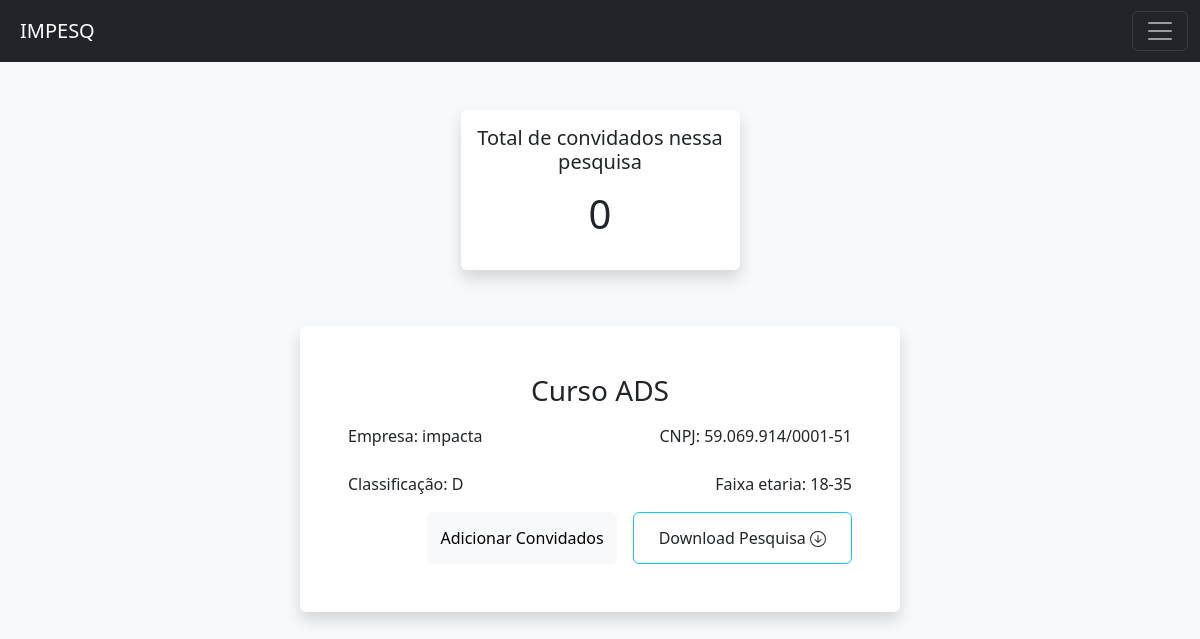
The app's page /conclusao/formulario/1/1 with its own data.
### app/models/PesquisaEntity.py (models this page shows, shortened)
class Pesquisa(db.Model):
    __tablename__ = "tbl_pesquisas"
    id = db.Column(db.Integer, primary_key=True)
    idEmpresa = db.Column(db.Integer)
    objetoPesquisa = db.Column(db.String)
    tipoObjeto = db.Column(db.String)
    dataHoraPesquisa = db.Column(db.String)
    generos = db.Column(db.String)
    faixaEtaria = db.Column(db.String)
    classeEconomica = db.Column(db.String)

### app/models/EmpresaEntity.py (models this page shows, shortened)
class Empresa(db.Model):
    __tablename__ = "tbl_empresas"
    id = db.Column(db.Integer, primary_key=True)
    nome = db.Column(db.String(120), unique=True)
    email = db.Column(db.String)
    cnpj = db.Column(db.String)

### app/controllers/FormularioController.py (the view)
@app.route('/conclusao/formulario/<int:idEmpresa>/<int:idPesquisa>', methods=["GET", "POST"])
def conclusaoFormulario(idEmpresa, idPesquisa):
    perguntas = FormularioEntity.query.filter_by(empresa_id=idEmpresa, pesquisa_id=idPesquisa).all()
    empresa = Empresa.query.filter_by(id=idEmpresa).first()
    pesquisa = Pesquisa.query.filter_by(id=idPesquisa).first()
    convidados = len(Convidado.query.filter_by(classificacao_socio=pesquisa.classeEconomica).all())
    return render_template('conclusao_formulario.html', perguntas=perguntas, idEmpresa=idEmpresa, idPesquisa=idPesquisa, empresa=empresa, pesquisa=pesquisa, convidados=convidados)

### app/templates/conclusao_formulario.html (shortened to what this page needs)
{% extends 'base.html'%}
{% block content %}
<div class="container mt-5 d-flex justify-content-center align-items-center">
    <div class="col-3 shadow p-3 mb-2 bg-body rounded">
        <div class="flex-row-reverse">
            <div class="col-12 text-center">
                <p class="h5">Total de convidados nessa pesquisa</p>
            </div>
            <div class="col-12 p-2 text-center">
                <h3 class="fs-1">{{convidados}}</h3>
            </div>
        </div>
    </div>
</div>
<div class="container shadow bg-body rounded mt-5 w-50 p-5">
    <div class="row">
    <div class="col-12 mb-2 ">
        <p class="text-center h3">
            {{pesquisa.objetoPesquisa}}
        </p>
    </div>
        <div class="col-6">
            <p>Empresa: {{empresa.nome}}</p>
        </div>
        <div class="col-6 text-end">
            <p>CNPJ: {{empresa.cnpj}}</p>
        </div>
        <div class="col-6 mt-2">
            <p>Classificação: {{pesquisa.classeEconomica}}</p>
        </div>
        <div class="col-6 mt-2 text-end">
            <p>Faixa etaria: {{pesquisa.faixaEtaria}}</p>
        </div>
    <div class="col-12">
        <div class="d-grid gap-2 d-md-flex justify-content-md-end">
            <button class="btn btn-light me-md-2" type="button">Adicionar Convidados</button>
            <button type="button" class="btn btn-outline-info">
                <a href="{{ url_for('downloadPerguntas', idEmpresa=idEmpresa, idPesquisa=idPesquisa) }}" class=" btn link-dark ">
                    Download Pesquisa
                </a>
            </button>
        </div>
    </div>
</div>
{% endblock %}

### records on screen
Pesquisa: objetoPesquisa "Curso ADS", classeEconomica "D", faixaEtaria "18-35"
Empresa: nome "impacta", cnpj "59.069.914/0001-51"

### other values on screen
{{ convidados }} "0"
